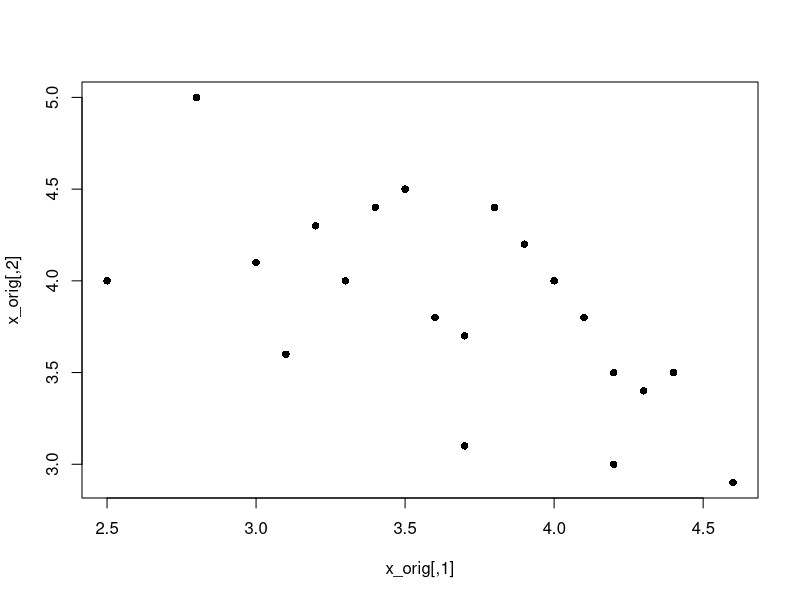

This chart was generated by the following R code:
# PCA via 1) princomp (Eigendecomposition) and 2) Singular Value Decomposition: 20 Artificial data points.

# Generate artificial data:
x_orig <- matrix(NA, nrow = 20, ncol = 2)
x_orig[ , 1] <- c(2.5, 2.8, 3, 3.1, 3.2, 3.3, 3.4, 3.5, 3.6, 3.7, 3.8, 3.9, 4, 4.1, 4.2, 4.3, 4.4, 3.7, 4.6, 4.2)
x_orig[ , 2] <- c(4, 5, 4.1, 3.6, 4.3, 4, 4.4, 4.5, 3.8, 3.7, 4.4, 4.2, 4, 3.8, 3.5, 3.4, 3.5, 3.1, 2.9, 3)

plot(x_orig, pch = 16)

cor(x_orig)		# Print correlation matrix.

# 1) Try scaled data => Eigenvectors should be identical.
x3 <- x_orig	# Un-centred data.

# 2) Try original, unscaled data => Eigenvectors should differ.
x3 <- scale(x_orig, center = TRUE, scale = FALSE)	# Centre variables around a mean of 0.

#########
# PCA with R function princomp (Eigendecomposition):
pr <- princomp(x3, cor = FALSE, scores = FALSE, covmat = NULL, fix_sign = FALSE)
pr$loadings		#  Matrix whose columns contain the eigenvectors.

# Singular Value Decomposition:
x_svd <- svd(x3, nu = nrow(x3), nv = ncol(x3))
round(x_svd$v, 3)	# The columns of $v (right-singular vectors) are eigenvectors of x3*x3. Compare this with pr$loadings.


